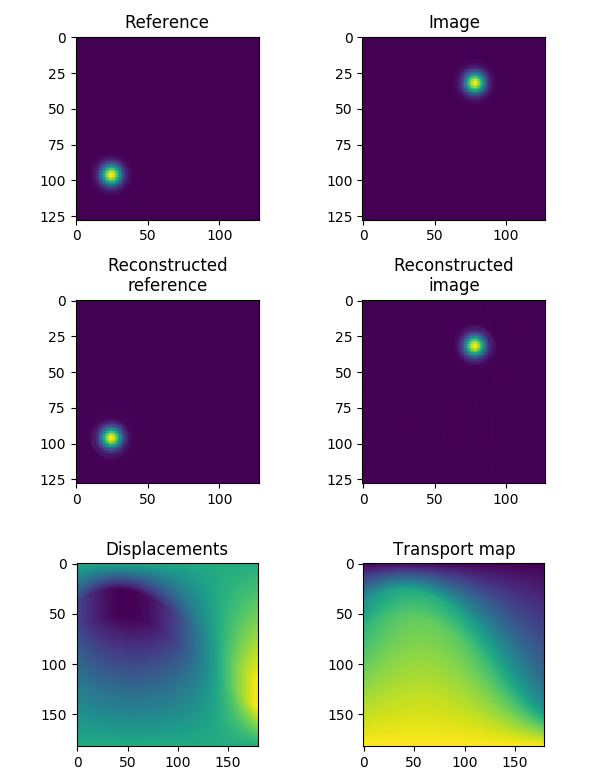

This chart was generated by the following Python code:
import sys
sys.path.append('../optimaltransport')

import numpy as np
import matplotlib.pyplot as plt
from optrans.utils import signal_to_pdf
from optrans.continuous import RadonCDT

# Create a reference image that integrates to 1
img0 = np.zeros((128,128))
img0[96,24] = 1.
img0 = signal_to_pdf(img0, sigma=5., total=1.)

# Create an image that also integrates to 1
img1 = np.zeros((128,128))
img1[32,78] = 1.
img1 = signal_to_pdf(img1, sigma=5., total=1.)

# Compute the forward transform of img1 w.r.t. img0
radoncdt = RadonCDT()
rcdt = radoncdt.forward(img0, img1)

# Reconstruct the original images
img1_recon = radoncdt.inverse()
img0_recon = radoncdt.apply_forward_map(radoncdt.transport_map_, img1)

# Plot the results
fig, ax = plt.subplots(3, 2, figsize=(6,8))
ax[0,0].imshow(img0)
ax[0,0].set_title('Reference')
ax[0,1].imshow(img1)
ax[0,1].set_title('Image')
ax[1,0].imshow(img0_recon)
ax[1,0].set_title('Reconstructed\nreference')
ax[1,1].imshow(img1_recon)
ax[1,1].set_title('Reconstructed\nimage')
ax[2,0].imshow(radoncdt.displacements_)
ax[2,0].set_title('Displacements')
ax[2,1].imshow(radoncdt.transport_map_)
ax[2,1].set_title('Transport map')
fig.tight_layout()
plt.show()
